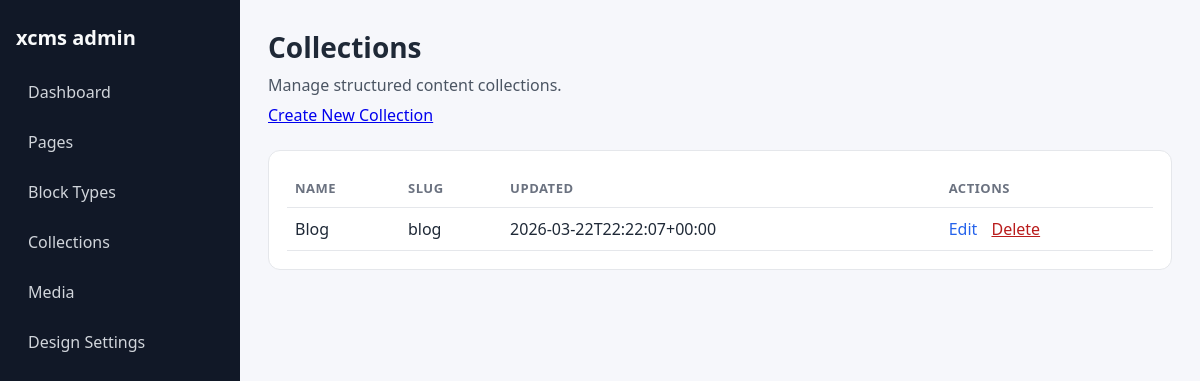
The app's page /admin/collections, older data.
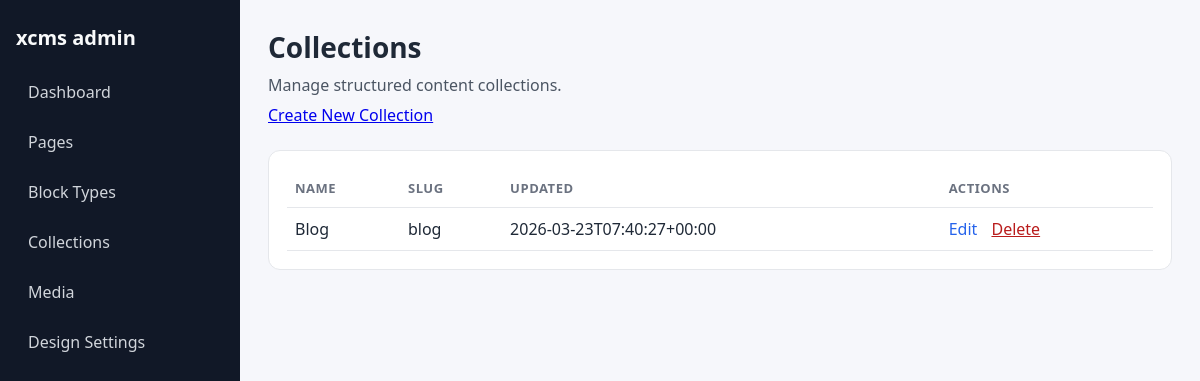
The same page, newer data.
### tables this page shows
CREATE TABLE collections (
    id INTEGER PRIMARY KEY AUTOINCREMENT,
    name TEXT NOT NULL,
    key TEXT NOT NULL,
    description TEXT,
    schema_json TEXT NOT NULL DEFAULT '{}',
    created_at TEXT NOT NULL,
    updated_at TEXT NOT NULL
);

### app/Core/View.php (called while the page is built, shortened)
<?php
class View
{
    private string $basePath;
    public function __construct()
    {
        $this->basePath = BASE_PATH . '/app/Views';
    }
    public function render(string $view, array $data = []): string
    {
        $path = $this->basePath . '/' . $view . '.php';
        extract($data, EXTR_SKIP);
        require $path;
        return ob_get_clean();
    }
}

### app/Core/Controller.php (called while the page is built, shortened)
<?php
abstract class Controller
{
    protected Response $response;
    public function __construct(Request $request, Response $response)
    {
        $this->response = $response;
    }
    protected function render(string $view, array $data = [], string $layout = 'main'): void
    {
        $viewEngine = new View();
        $content = $viewEngine->render($view, $data);
        if ($layout) {
            $layoutContent = $viewEngine->render('layouts/' . $layout, [
                'content' => $content,
                ...$data
            ]);
            $this->response->html($layoutContent);
        } else {
            $this->response->html($content);
        }
        $this->response->send();
    }
}

### app/Controllers/Admin/CollectionAdminController.php (called while the page is built, shortened)
<?php
class CollectionAdminController extends Controller
{
    private CollectionRepository $collectionRepository;
    public function __construct(Request $request, Response $response)
    {
        $this->collectionRepository = new CollectionRepository();
    }
    public function index(): void
    {
        $collections = $this->collectionRepository->all();
        $this->render('admin/collections/index', [
            'pageTitle' => 'Manage Collections',
            'collections' => $collections,
            'flash' => $this->readFlashFromQuery(),
        ], 'admin');
    }
    private function readFlashFromQuery(): ?array
    {
        return null;
    }
}

### public/index.php (called while the page is built, shortened)
<?php
try {
    $request = new Request();
    $response = new Response();
    $router = new Router();
    $routes = require dirname(__DIR__) . '/routes.php';
    foreach ($routes as $path => $handler) {
        $router->get($path, $handler);
        $router->post($path, $handler);
    }
    $router->setSlugFallback('PageController', 'show');
    $router->dispatch($request, $response);
} catch (\Exception $e) {
    http_response_code(500);
    echo '<h1>Error</h1>';
    echo '<p>' . htmlspecialchars($e->getMessage()) . '</p>';
    if (getenv('APP_DEBUG')) {
        echo '<pre>' . htmlspecialchars($e->getTraceAsString()) . '</pre>';
    }
}

### app/Core/Autoloader.php (called while the page is built, shortened)
<?php
class Autoloader
{
    private static string $basePath;
    public static function register(string $basePath): void
    {
        self::$basePath = $basePath;
    }
    public static function load(string $class): void
    {
        $path = self::$basePath . '/app/' . str_replace('\\', '/', substr($class, 4)) . '.php';
    }
}

### app/Core/Database.php (called while the page is built, shortened)
<?php
class Database
{
    private static ?PDO $instance = null;
    public static function initialize(string $dbPath): void
    {
        try {
            self::$instance = new PDO(
                'sqlite:' . $dbPath,
                null,
                null,
                [
                    PDO::ATTR_ERRMODE => PDO::ERRMODE_EXCEPTION,
                    PDO::ATTR_DEFAULT_FETCH_MODE => PDO::FETCH_ASSOC,
                ]
            );
        } catch (\PDOException $e) {
            throw new \RuntimeException('Database connection failed: ' . $e->getMessage());
        }
    }
    public static function connection(): PDO
    {
        return self::$instance;
    }
}

### app/Repositories/BaseRepository.php (called while the page is built, shortened)
<?php
abstract class BaseRepository
{
    protected string $table;
    protected PDO $db;
    public function __construct()
    {
        $this->db = Database::connection();
    }
    protected function hydrate(array $row): object
    {
        return new $this->modelClass($row);
    }
    protected function hydrateAll(array $rows): array
    {
        return array_map($this->hydrate(...), $rows);
    }
    public function all(): array
    {
        $stmt = $this->db->query("SELECT * FROM {$this->table}");
        return $this->hydrateAll($stmt->fetchAll(PDO::FETCH_ASSOC));
    }
}

### app/Models/CmsCollection.php (called while the page is built, shortened)
<?php
class CmsCollection
{
    public function fromArray(array $data): self
    {
        return $this;
    }
}

### app/Core/Request.php (called while the page is built, shortened)
<?php
class Request
{
    private string $method;
    private string $path;
    private array $server;
    public function __construct()
    {
        $this->server = $_SERVER;
        $this->method = $_SERVER['REQUEST_METHOD'] ?? 'GET';
        $this->path = $this->parsePath();
    }
    private function parsePath(): string
    {
        $requestUri = $this->server['REQUEST_URI'] ?? '/';
        $scriptName = $this->server['SCRIPT_NAME'] ?? '/';
        $path = parse_url($requestUri, PHP_URL_PATH);
        $basePath = dirname($scriptName);
        return rtrim($path ?: '/', '/') ?: '/';
    }
    public function getMethod(): string
    {
        return $this->method;
    }
    public function getPath(): string
    {
        return $this->path;
    }
}

### app/Views/admin/collections/index.php (the view, shortened to what this page needs)
<section class="admin-page-header">
    <h2>Collections</h2>
    <p>Manage structured content collections.</p>
    <p><a href="/admin/collections/create">Create New Collection</a></p>
</section>
<section class="admin-grid">
    <div class="stat-card">
        <?php if (empty($collections)): ?>
            <p>No collections found.</p>
        <?php else: ?>
            <table class="admin-table">
                <thead>
                <tr>
                    <th>Name</th>
                    <th>Slug</th>
                    <th>Updated</th>
                    <th>Actions</th>
                </tr>
                </thead>
                <tbody>
                <?php foreach ($collections as $collection): ?>
                    <tr>
                        <td><?= htmlspecialchars((string) $collection->name, ENT_QUOTES | ENT_SUBSTITUTE, 'UTF-8') ?></td>
                        <td><?= htmlspecialchars((string) $collection->key, ENT_QUOTES | ENT_SUBSTITUTE, 'UTF-8') ?></td>
                        <td><?= htmlspecialchars((string) ($collection->updated_at ?? '-'), ENT_QUOTES | ENT_SUBSTITUTE, 'UTF-8') ?></td>
                        <td>
                            <a href="/admin/collections/<?= (int) $collection->id ?>/edit">Edit</a>
                            <form method="post" action="/admin/collections" class="inline-form" onsubmit="return confirm('Delete this collection?');">
                                <button type="submit" class="link-button">Delete</button>
                            </form>
                        </td>
                    </tr>
                <?php endforeach; ?>
                </tbody>
            </table>
        <?php endif; ?>
    </div>
</section>

### app/Views/layouts/admin.php (shortened to what this page needs)
<!doctype html>
<html lang="en">
<head>
    <link rel="stylesheet" href="/assets/admin.css">
</head>
<body>
<div class="admin-shell">
    <aside class="admin-sidebar">
        <?php require BASE_PATH . '/app/Views/partials/admin_nav.php'; ?>
    </aside>
    <main class="admin-main">
        <?= $content ?>
    </main>
</div>
</body>
</html>

### app/Views/partials/admin_nav.php
<nav class="admin-nav">
    <h1 class="admin-logo">xcms admin</h1>
    <ul>
        <li><a href="/admin">Dashboard</a></li>
        <li><a href="/admin/pages">Pages</a></li>
        <li><a href="/admin/block-types">Block Types</a></li>
        <li><a href="/admin/collections">Collections</a></li>
        <li><a href="/admin/media">Media</a></li>
        <li><a href="/admin/design">Design Settings</a></li>
    </ul>
</nav>

### app/Core/Router.php (shortened to what this page needs)
<?php
class Router
{
    private array $routes = [];
    private function registerRoute(string $method, string $path, array $handler): void
    {
        $key = $method . ':' . $path;
        $this->routes[$key] = $handler;
    }
    public function dispatch(Request $request, Response $response): void
    {
        $method = $request->getMethod();
        $path = $request->getPath();
        $match = $this->matchRoute($method, $path, $request);
        if ($match) {
            $this->executeRoute($match['handler'], $request, $response);
            return;
        }
    }
    private function matchRoute(string $method, string $path, Request $request): ?array
    {
        foreach ($this->routes as $key => $handler) {
            [$routeMethod, $routePath] = explode(':', $key, 2);
            if ($routeMethod !== $method) {
                continue;
            }
            $params = $this->parseParams($routePath, $path);
            if ($params !== null) {
                return ['handler' => $handler];
            }
        }
        return null;
    }
    private function parseParams(string $pattern, string $path): ?array
    {
        $pattern = preg_replace_callback('/:(\w+)/', function($m) {
            return '(?P<' . $m[1] . '>[^/]+)';
        }, $pattern);
        $pattern = '#^' . $pattern . '$#';
        if (preg_match($pattern, $path, $matches)) {
            return array_filter($matches, fn($k) => !is_numeric($k), ARRAY_FILTER_USE_KEY);
        }
        return null;
    }
    private function executeRoute(array $handler, Request $request, Response $response): void
    {
        $action = $handler['action'];
        $controller = new $className($request, $response);
        $controller->$action();
    }
}

### app/Core/Response.php (shortened to what this page needs)
<?php
class Response
{
    private ?string $body = null;
    public function html(string $content, ?int $status = null): self
    {
        $this->body = $content;
        return $this;
    }
    public function send(): void
    {
        if ($this->body !== null) {
            echo $this->body;
        }
    }
}

### public/assets/admin.css (style rules this page uses)
* { box-sizing: border-box; }
body { margin: 0; font-family: "Segoe UI", Tahoma, sans-serif; background: #f6f7fb; color: #1f2937; }
.admin-shell { min-height: 100vh; display: grid; grid-template-columns: 240px 1fr; }
.admin-sidebar { background: #111827; color: #e5e7eb; padding: 24px 16px; }
.admin-logo { margin: 0 0 20px; font-size: 20px; font-weight: 700; color: #f9fafb; }
.admin-nav ul { margin: 0; padding: 0; list-style: none; display: grid; gap: 8px; }
.admin-nav a { display: block; padding: 10px 12px; border-radius: 8px; color: #d1d5db; text-decoration: none; }
.admin-main { padding: 28px; }
.admin-page-header h2 { margin: 0; font-size: 28px; }
.admin-page-header p { margin: 8px 0 0; color: #4b5563; }
.admin-grid { margin-top: 24px; display: grid; gap: 16px; }
.stat-card { background: #ffffff; border: 1px solid #e5e7eb; border-radius: 12px; padding: 18px; }
.stat-card a { color: #2563eb; text-decoration: none; }
.admin-table { width: 100%; border-collapse: collapse; }
.admin-table th, .admin-table td { text-align: left; padding: 10px 8px; border-bottom: 1px solid #e5e7eb; vertical-align: middle; }
.admin-table th { font-size: 13px; text-transform: uppercase; letter-spacing: 0.04em; color: #6b7280; }
.inline-form { display: inline; margin-left: 10px; }
.link-button { border: 0; background: transparent; color: #b91c1c; text-decoration: underline; cursor: pointer; padding: 0; font: inherit; }

Row changes from the older to the newer data that the page shows:
changed collections "Blog": updated_at "2026-03-22T22:22:07+00:00" → "2026-03-23T07:40:27+00:00"
